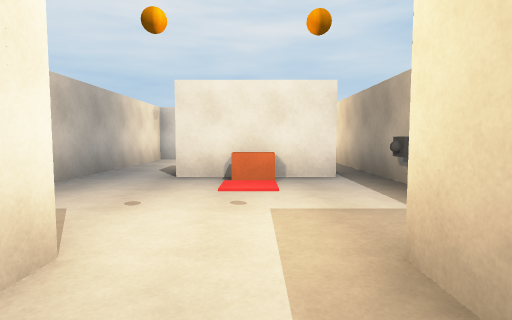
View 1 (above)

24 first-person views from a walk through a 3-D level made in the Unity game engine. The camera is 1.2 m above the floor, tilts 4° down and sees 80° across. The floor is counted in squares, 2 m on a side. Each view is taken from the middle of a square. On the plan, view 1 faces up. The plan holds only what a view shows up to about 9 squares ahead; the rest is blank. The place goes on beyond the plan.

View 2
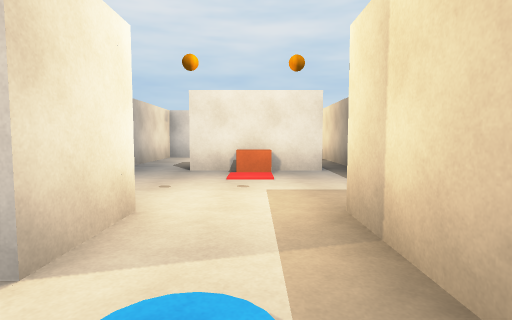

View 3
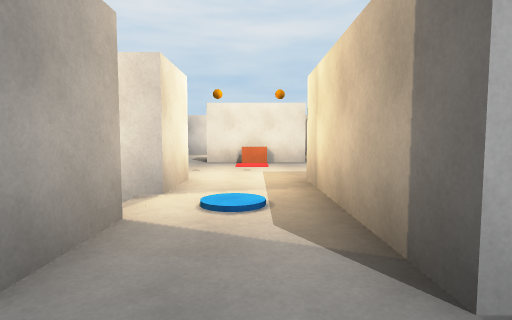

View 4
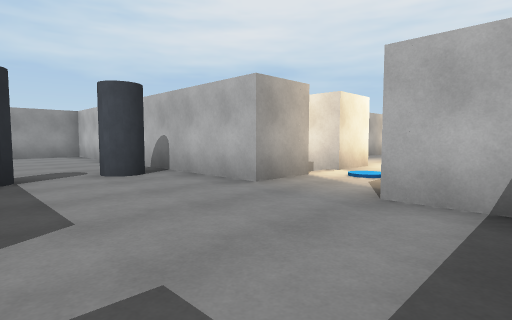

View 5
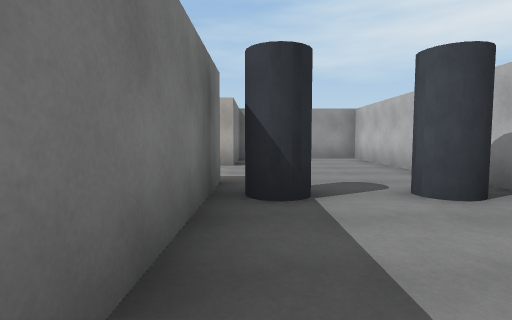

View 6
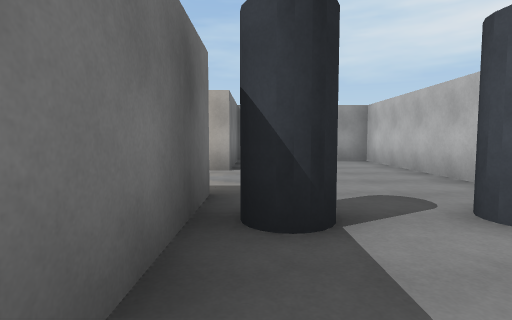

View 7
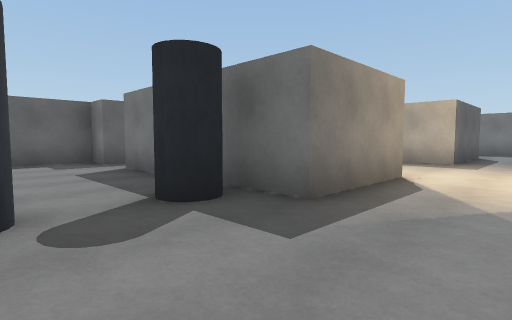

View 8
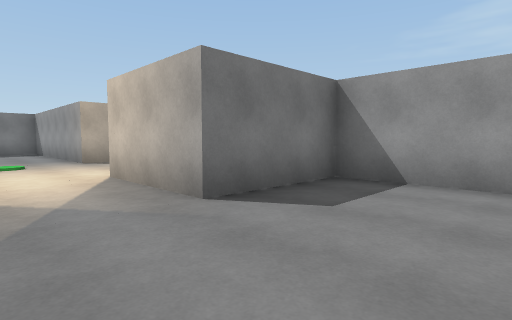

View 9
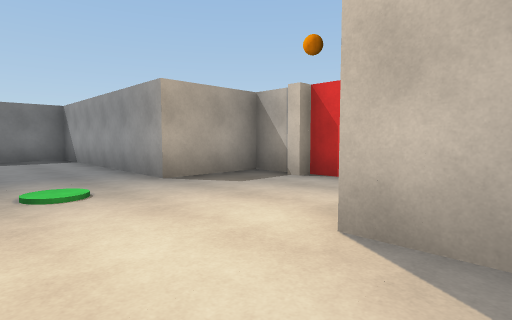

View 10
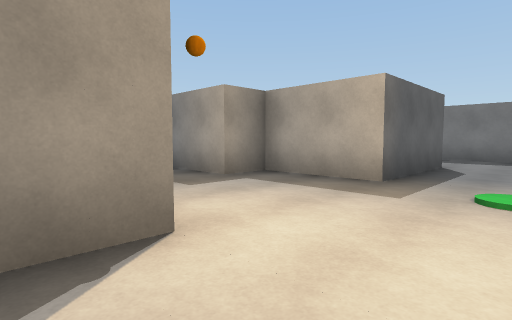

View 11
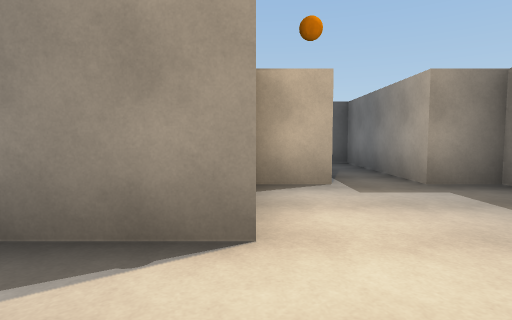

View 12
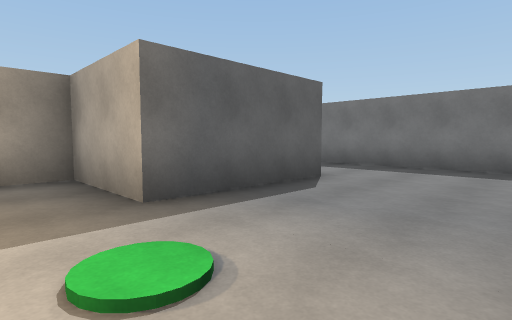

View 13
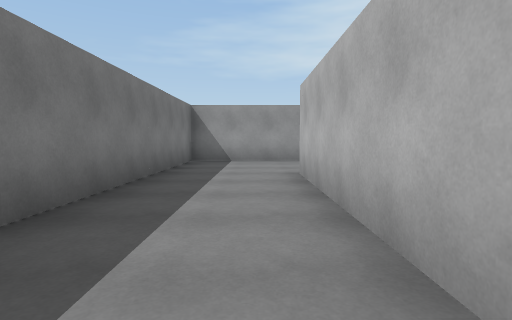

View 14
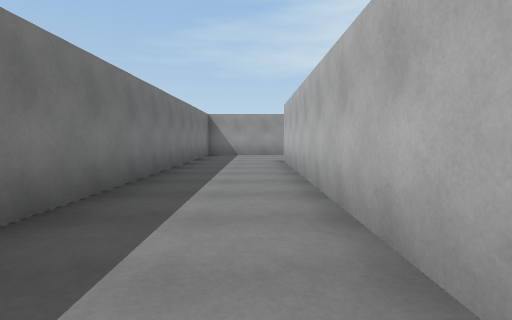

View 15
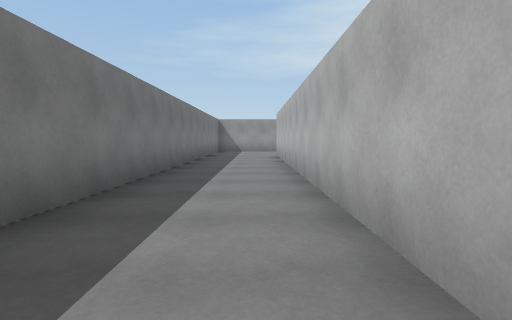

View 16
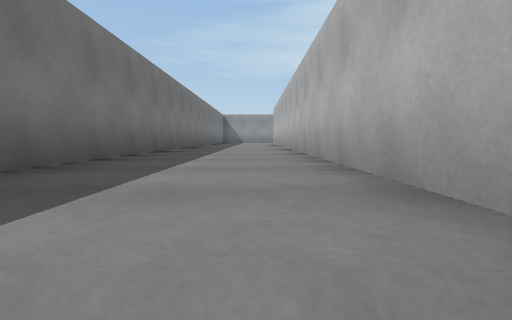

View 17
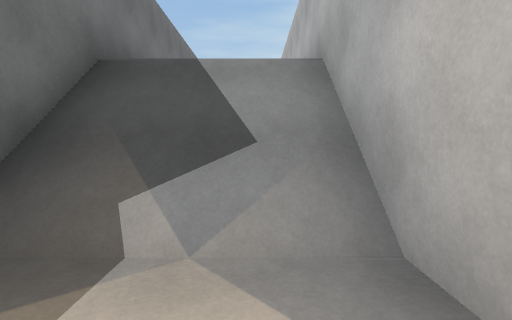

View 18
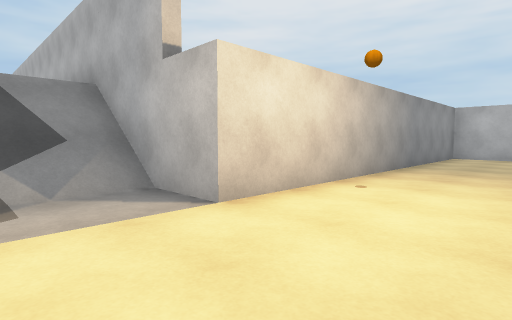

View 19
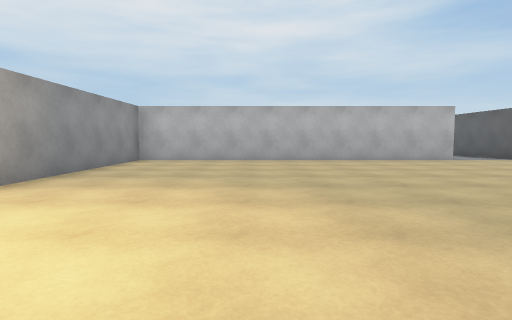

View 20
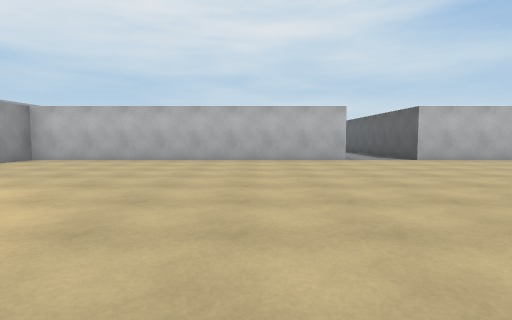

View 21
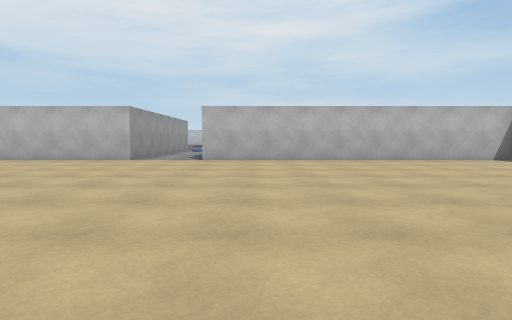

View 22
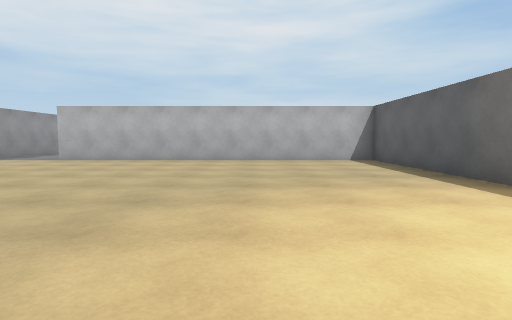

View 23
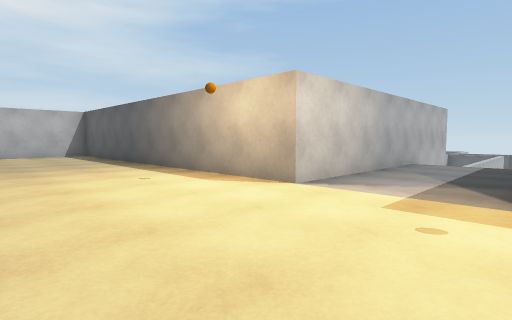

View 24
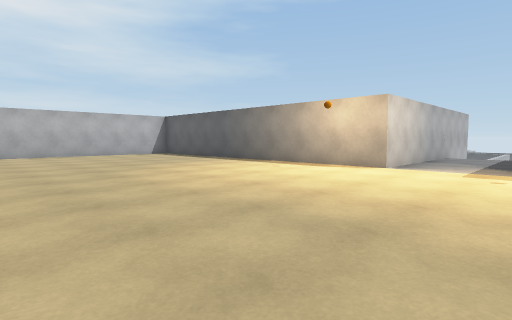

### Floor plan
Key: @ floor where view 1 was taken; # wall or solid block; . main floor; : floor 3 m higher than the main floor; / step, stairs or slope; O other object.
Columns run from 10 left of view 1 to 33 right of it. Each row starts with its distance up from view 1.
  9        #O
  8        #    O
  7        #    O
  6        #    O
  5        # OOOO
  4        #    O
  3        O    O
  2             O
  1         O::#
  0          :@#
 -1          #:#
 -2 ### ######:##
 -3 #::::::O:::::
 -4 #::::::::::::#
 -5 #::::::O:::::#       ##########..##########
 -6 ####::####O:##       #....................#
 -7    #::#              #....................#
 -8   O#::#OO            #....................#
 -9         #OO          #....................#
-10 OO :    :            #....................#
-11       : OOOO         #....................#
-12  OO   OO             #......... ..........#
-13   O   O              #........   .........#
-14   O   ################....  .     ........##
-15       ::::::::::::://....          .........
-16       ::::::::::::://....          .........
-17    ##################              .......

Positions as (right, up) in squares from view 1, and headings:
1: (0, 0), facing up
2: (0, -1), facing up
3: (0, -3), facing up
4: (2, -5), facing up-left
5: (0, -5), facing left
6: (-1, -5), facing left
7: (-6, -3), facing down-right
8: (-5, -3), facing down-left
9: (-5, -7), facing down-left
10: (-6, -7), facing down-right
11: (-6, -8), facing right
12: (-7, -10), facing down-right
13: (1, -15), facing left
14: (4, -15), facing left
15: (7, -15), facing left
16: (9, -15), facing left
17: (12, -15), facing left
18: (14, -16), facing up-left
19: (15, -14), facing up
20: (18, -14), facing up
21: (24, -14), facing up
22: (28, -14), facing up
23: (28, -17), facing up-right
24: (25, -17), facing up-right
